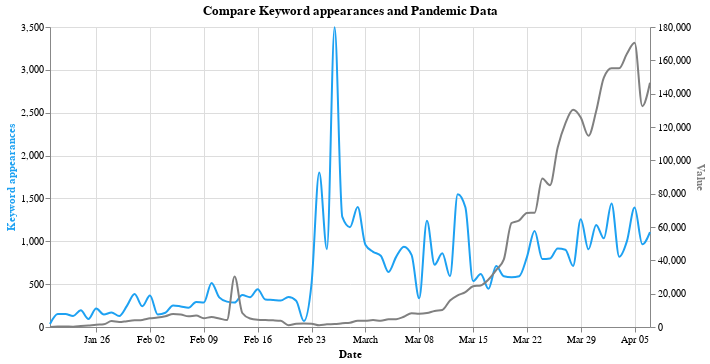

The notebook cell this image was saved under:
### Code cell
columns1 = list(keywordz)[:-1]
columns2 = list(merged_3.columns)[1:]

select_box1 = alt.binding_select(options=columns1, name='Keyword ')
sel1 = alt.selection_single(fields=['column'], bind=select_box1, init={'column': 'trump'})

select_box2 = alt.binding_select(options=columns2, name='Compare to value ')
sel2 = alt.selection_single(fields=['column'], bind=select_box2, init={'column': 'new_cases'})

base = alt.Chart(key_merged).encode(
    x = alt.X('date:T', axis=alt.Axis(title="Date"))
).properties(
    width=600,
    height=300,
    title='Compare Keyword appearances and Pandemic Data'
)

tweets_axis = alt.Axis(title="Keyword appearances", titleColor=twittercol) 
value_axis = alt.Axis(title="Value", titleColor='grey')

line_one = base.transform_fold(
    columns1,
    as_=['column', 'value']
).transform_filter(
    sel1
).mark_line( interpolate='monotone', stroke=twittercol).encode(
    alt.Y('value:Q',
          axis=tweets_axis)
).add_selection(
    sel1
)

line_two = base.transform_fold(
    columns2,
    as_=['column', 'value']
).transform_filter(
    sel2
).mark_line( interpolate='monotone', stroke='grey').encode(
    alt.Y('value:Q',
          axis=value_axis)
).add_selection(
    sel2
)

alt.layer(line_one, line_two).resolve_scale(
    y = 'independent'
)
